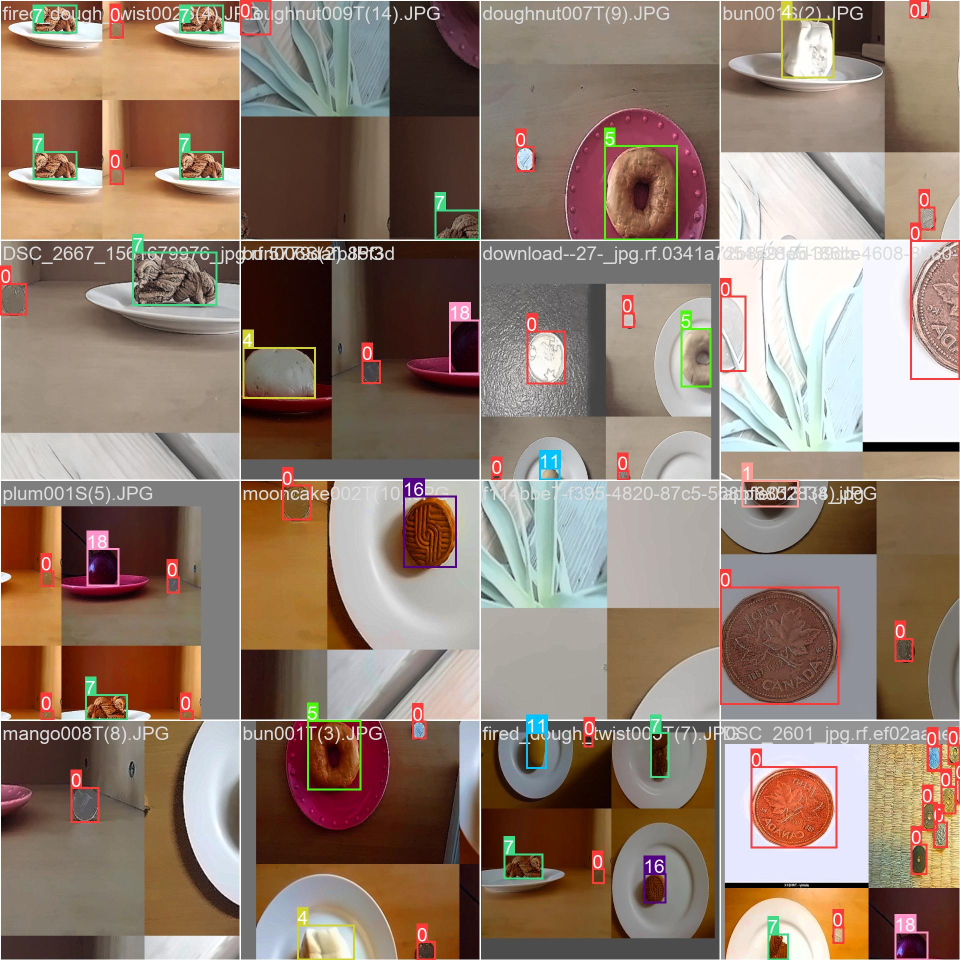
#> input picture DIPv1/yolo/yolov8n21/train_batch0.jpg, 1920 x 1920 px (shown at 1/2 size)
$ python -i preprocessing.py   (imports and definitions only)
#> lines starting #> are read from the running program, lines starting #| are printed output that depends on the picture
#> further down, picture is the input picture: shape (1920, 1920, 3); mean B, G, R 111.1, 124.8, 145.3
import cv2
import numpy as np

def preprocess_image(image):
    # Image resizing
    resized_image = cv2.resize(image, (416, 416), interpolation=cv2.INTER_CUBIC)
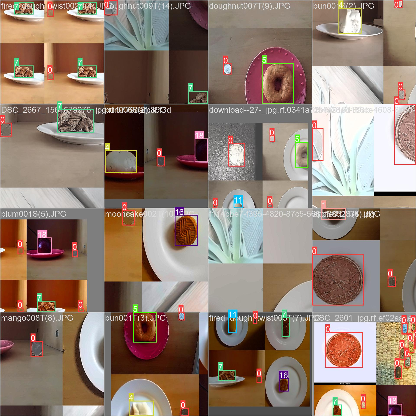
#> resized_image: shape (416, 416, 3); mean B, G, R 110, 123.7, 144.3

    # Denoising the images
    denoised_image = cv2.fastNlMeansDenoisingColored(resized_image, h=3, hColor=10)
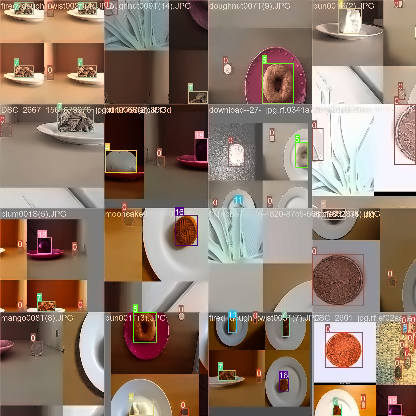
#> denoised_image: shape (416, 416, 3); mean B, G, R 108.9, 123.4, 144.3

    # Create the sharpening kernel
    kernel = np.array([[0, -1, 0], [-1, 5, -1], [0, -1, 0]])
    sharpened_image = cv2.filter2D(denoised_image, -1, kernel)
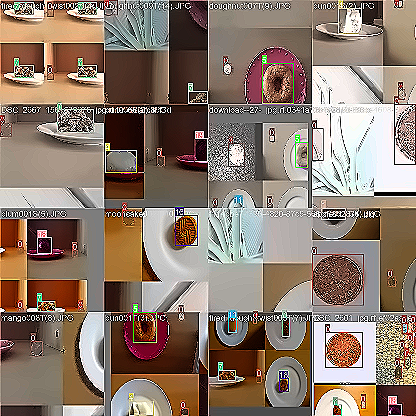
#> sharpened_image: shape (416, 416, 3); mean B, G, R 109, 122, 140.4

    return sharpened_image

>>> import cv2
>>> picture = cv2.imread('yolov8n21/train_batch0.jpg')
>>> result = preprocess_image(picture)

$ run again, on DIPv1/yolo/yolov8n21/train_batch1.jpg
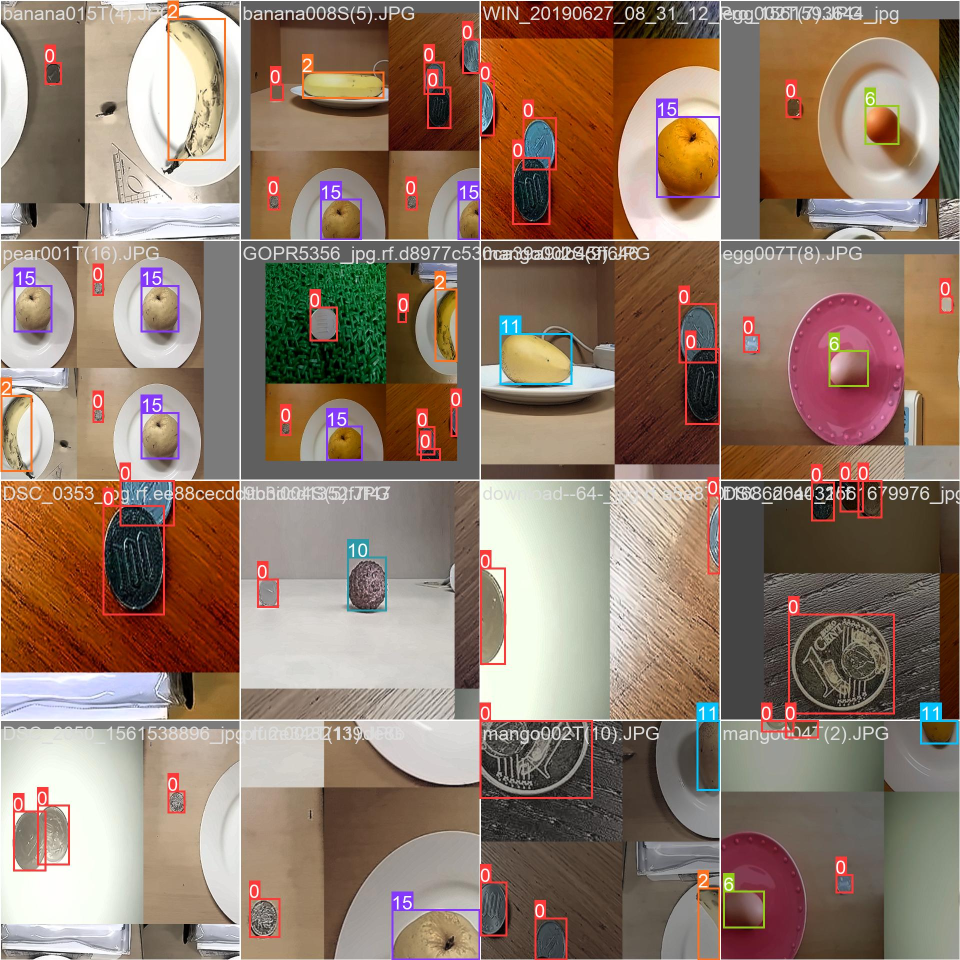
#> input picture DIPv1/yolo/yolov8n21/train_batch1.jpg, 1920 x 1920 px (shown at 1/2 size)
#> picture is the input picture: shape (1920, 1920, 3); mean B, G, R 107.2, 122.8, 145.1
#> in preprocess_image, `denoised_image = cv2.fastNlMeansDenoisingColored(resized_image, h=3, h..`:
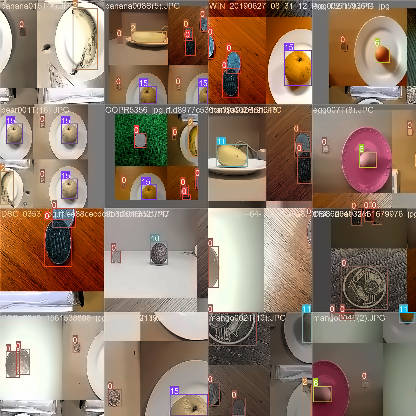
#> denoised_image: shape (416, 416, 3); mean B, G, R 104.6, 121.5, 143.3
#> in preprocess_image, `sharpened_image = cv2.filter2D(denoised_image, -1, kernel)`:
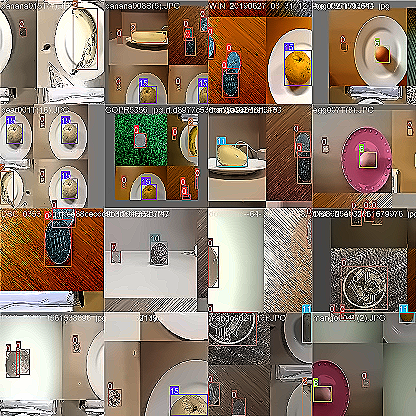
#> sharpened_image: shape (416, 416, 3); mean B, G, R 105.7, 121.4, 140.1

$ run again, on DIPv1/yolo/yolov8n21/train_batch2.jpg
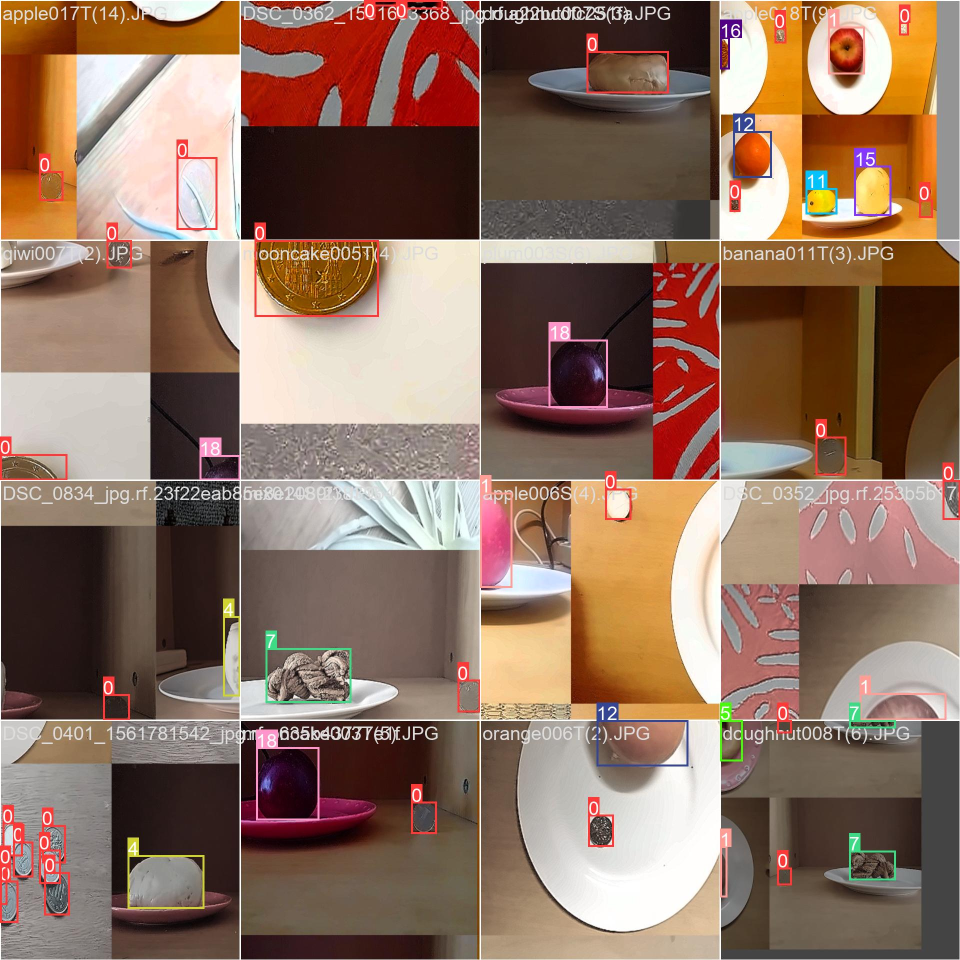
#> input picture DIPv1/yolo/yolov8n21/train_batch2.jpg, 1920 x 1920 px (shown at 1/2 size)
#> picture is the input picture: shape (1920, 1920, 3); mean B, G, R 95.8, 112.4, 141.5
#> in preprocess_image, `denoised_image = cv2.fastNlMeansDenoisingColored(resized_image, h=3, h..`:
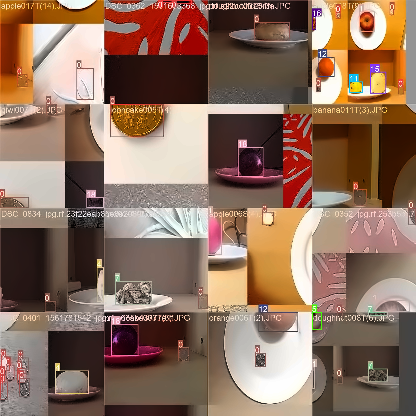
#> denoised_image: shape (416, 416, 3); mean B, G, R 93.5, 110.9, 140.4
#> in preprocess_image, `sharpened_image = cv2.filter2D(denoised_image, -1, kernel)`:
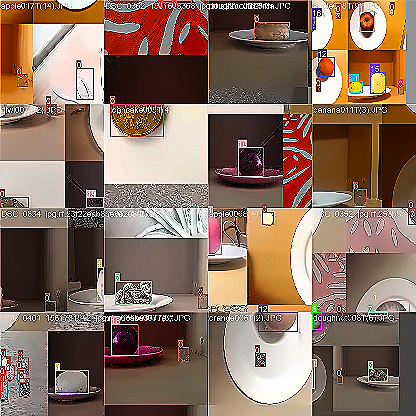
#> sharpened_image: shape (416, 416, 3); mean B, G, R 94.4, 110.3, 136.7

$ run again, on DIPv1/yolo/yolov8n21/train_batch2920.jpg
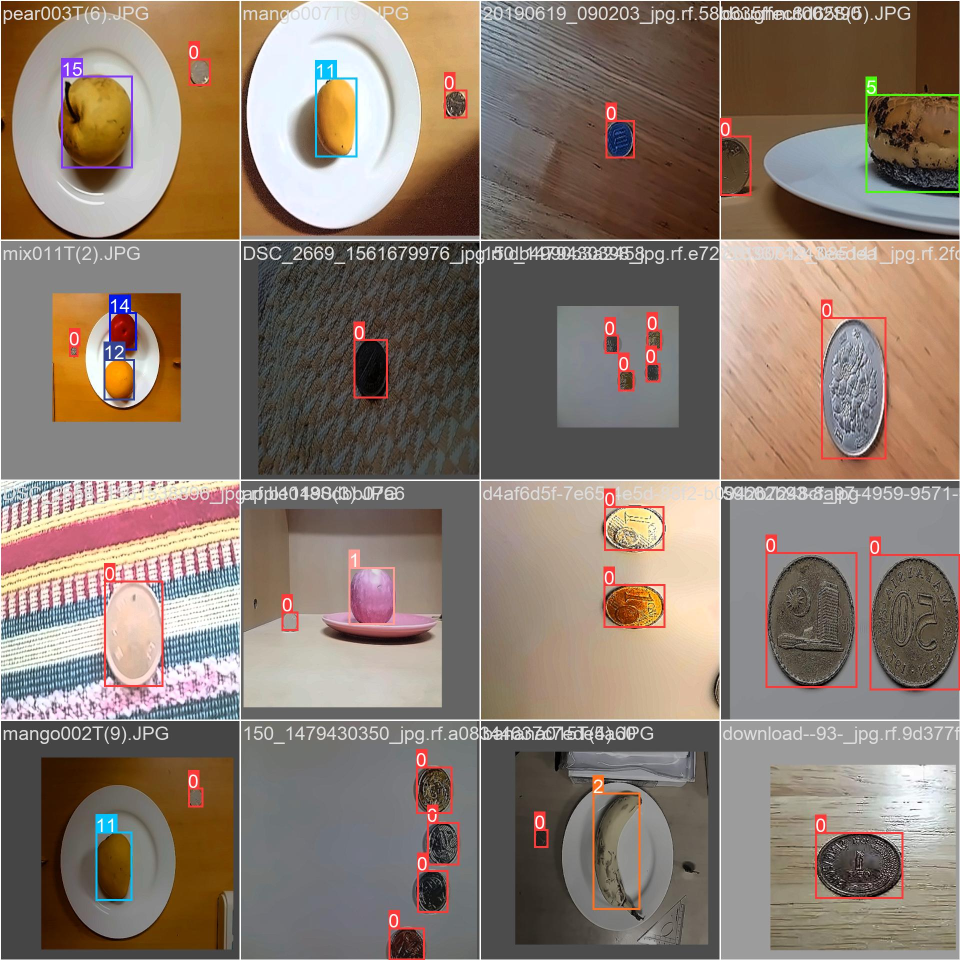
#> input picture DIPv1/yolo/yolov8n21/train_batch2920.jpg, 1920 x 1920 px (shown at 1/2 size)
#> picture is the input picture: shape (1920, 1920, 3); mean B, G, R 110.9, 122.3, 137.7
#> in preprocess_image, `denoised_image = cv2.fastNlMeansDenoisingColored(resized_image, h=3, h..`:
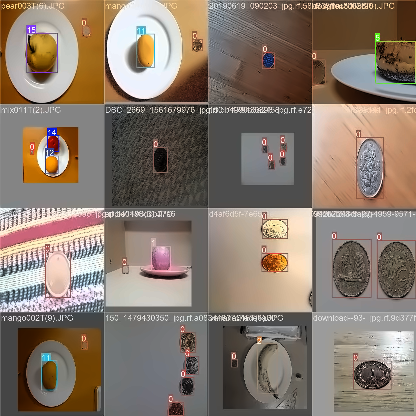
#> denoised_image: shape (416, 416, 3); mean B, G, R 108.8, 120.9, 135.5
#> in preprocess_image, `sharpened_image = cv2.filter2D(denoised_image, -1, kernel)`:
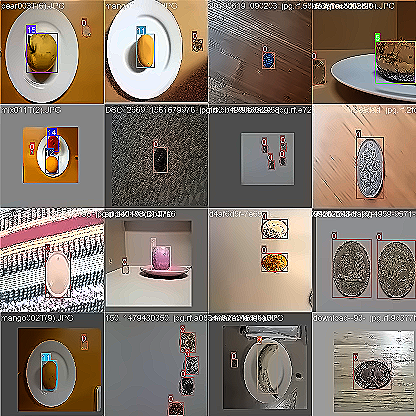
#> sharpened_image: shape (416, 416, 3); mean B, G, R 108.7, 119.9, 133.4
